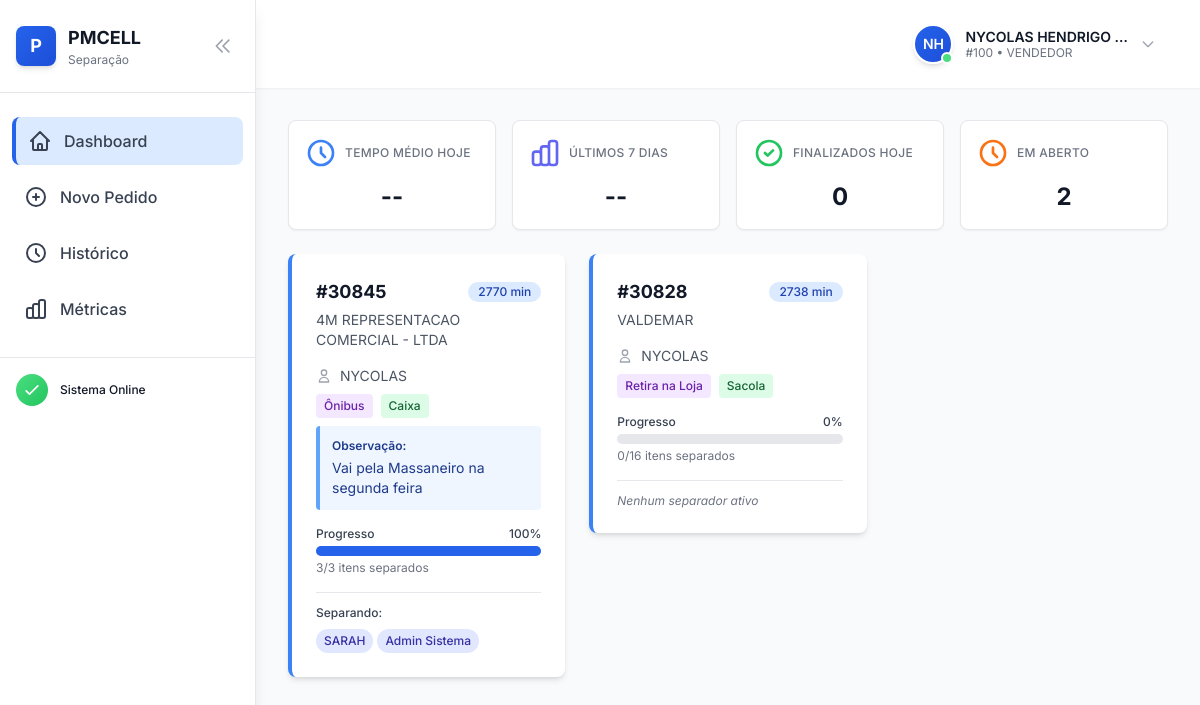
Screenshot of /dashboard/ (signed in) with the database file from the repository.
### core/models.py (models this page shows, shortened)
class Pedido(models.Model):
    numero_orcamento = models.CharField(
        max_length=20,
        unique=True,
        verbose_name='Número do Orçamento',
        help_text='Número único do orçamento (ex: 30567)'
    )
    codigo_cliente = models.CharField(
        max_length=50,
        verbose_name='Código do Cliente'
    )
    nome_cliente = models.CharField(
        max_length=200,
        verbose_name='Nome do Cliente'
    )
    vendedor = models.ForeignKey(
        Usuario,
        on_delete=models.PROTECT,
        related_name='pedidos_vendedor',
        verbose_name='Vendedor',
        help_text='Vendedor responsável pelo pedido'
    )
    data = models.CharField(
        max_length=10,
        verbose_name='Data do Orçamento',
        help_text='Data no formato DD/MM/AAAA'
    )
    logistica = models.CharField(
        max_length=20,
        choices=LogisticaChoices.choices,
        verbose_name='Tipo de Logística'
    )
    embalagem = models.CharField(
        max_length=10,
        choices=EmbalagemChoices.choices,
        verbose_name='Tipo de Embalagem'
    )
    status = models.CharField(
        max_length=20,
        choices=StatusPedidoChoices.choices,
        default=StatusPedidoChoices.EM_SEPARACAO,
        verbose_name='Status do Pedido'
    )
    observacoes = models.TextField(
        blank=True,
        null=True,
        verbose_name='Observações'
    )
    criado_em = models.DateTimeField(
        auto_now_add=True,
        verbose_name='Criado em'
    )
    data_inicio = models.DateTimeField(
        auto_now_add=True,
        verbose_name='Data de Início da Separação'
    )
    data_finalizacao = models.DateTimeField(
        blank=True,
        null=True,
        verbose_name='Data de Finalização'
    )
    class Meta:
        verbose_name = 'Pedido'
        verbose_name_plural = 'Pedidos'
        ordering = ['-criado_em']
        indexes = [
            models.Index(fields=['numero_orcamento']),
            models.Index(fields=['status']),
            models.Index(fields=['-criado_em']),
            models.Index(fields=['data_finalizacao']),  # Usado no HistoricoView
            models.Index(fields=['vendedor']),  # Usado em filtros
            models.Index(fields=['data_inicio']),  # Usado no Dashboard
            models.Index(fields=['status', 'data_inicio']),  # Índice composto para Dashboard
        ]

class Usuario(AbstractBaseUser):
    numero_login = models.IntegerField(
        unique=True,
        verbose_name='Número de Login',
        help_text='Número único para identificação do usuário'
    )
    nome = models.CharField(
        max_length=200,
        verbose_name='Nome Completo'
    )
    tipo = models.CharField(
        max_length=20,
        choices=TipoUsuario.choices,
        default=TipoUsuario.SEPARADOR,
        verbose_name='Tipo de Usuário'
    )
    ativo = models.BooleanField(
        default=True,
        verbose_name='Ativo'
    )
    is_admin = models.BooleanField(
        default=False,
        verbose_name='Administrador'
    )
    criado_em = models.DateTimeField(
        auto_now_add=True,
        verbose_name='Criado em'
    )
    atualizado_em = models.DateTimeField(
        auto_now=True,
        verbose_name='Atualizado em'
    )
    objects = UsuarioManager()
    USERNAME_FIELD = 'numero_login'
    REQUIRED_FIELDS = ['nome']
    class Meta:
        verbose_name = 'Usuário'
        verbose_name_plural = 'Usuários'
        ordering = ['numero_login']

### core/presentation/web/views.py (the view)
# urls.py: path('dashboard/', DashboardView.as_view(), name='dashboard'),
class DashboardView(View):
    template_name = 'dashboard.html'
    partial_template_name = 'partials/_pedidos_grid.html'
    items_per_page = 10
    def get(self, request):
        from django.core.paginator import Paginator
        from django.db.models import Q
        if 'usuario_id' not in request.session:
            return redirect('login')
        search_query = request.GET.get('search', '').strip()
        vendedor_id = request.GET.get('vendedor', '').strip()
        page_number = request.GET.get('page', 1)
        pedidos_queryset = self._get_pedidos_queryset()
        pedidos_queryset = self._apply_filters(pedidos_queryset, search_query, vendedor_id)
        paginator = Paginator(pedidos_queryset, self.items_per_page)
        page_obj = paginator.get_page(page_number)
        pedidos_data = [self._build_pedido_data(pedido) for pedido in page_obj]
        vendedores = self._get_vendedores()
        metricas_tempo = self._obter_metricas_tempo()
        from django.utils import timezone
        from datetime import datetime
        hoje = timezone.now().date()
        pedidos_finalizados_hoje = Pedido.objects.filter(
            status=StatusPedidoChoices.FINALIZADO,
            data_finalizacao__date=hoje
        ).count()
        pedidos_em_aberto = Pedido.objects.filter(
            status=StatusPedidoChoices.EM_SEPARACAO
        ).count()
        import random
        random.seed(hoje.toordinal())
        mensagens_empty_state = [
            {
                'titulo': 'Tudo certo por aqui!',
                'subtitulo': 'Nenhum pedido pendente. Aproveite o momento pra recarregar as energias ☕'
            },
            {
                'titulo': 'Tudo tranquilo na área de separação',
                'subtitulo': 'Nenhum pedido encontrado nos filtros aplicados. Que tal revisar ou aproveitar um café? ☕'
            },
            {
                'titulo': 'Hora do descanso merecido',
                'subtitulo': 'Nenhum pedido disponível. Use esse tempo pra alongar, respirar e voltar com tudo!'
            },
            {
                'titulo': 'Silêncio no estoque...',
                'subtitulo': 'Nenhum pedido em separação. Talvez seja o momento ideal para a Eliane pedir post-it rsrs'
            },
            {
                'titulo': 'Zerou a fila!',
                'subtitulo': 'Nenhum pedido pra separar. Pode comemorar (mas comemora baixo se o Zabin estiver perto)'
            },
            {
                'titulo': 'Fila zerada, energia recarregada',
                'subtitulo': 'Nenhum pedido em vista. Hora de alongar o mouse e dar aquele gole d\'água 💧'
            },
            {
                'titulo': 'Tudo sob controle',
                'subtitulo': 'Nenhum pedido para separar agora — sinal de que a equipe está mandando bem! 👏'
            }
        ]
        mensagem_do_dia = random.choice(mensagens_empty_state)
        usuario_obj = Usuario.objects.get(id=request.session.get('usuario_id'))
        import time
        cache_bust = int(time.time())  # Timestamp para cache-busting de imagens
        context = {
            'usuario': {
                'nome': request.session.get('nome'),
                'numero_login': request.session.get('numero_login'),
                'tipo': request.session.get('tipo'),
                'is_admin': usuario_obj.is_admin,
            },
            'pedidos': {
                'results': pedidos_data,
                'count': paginator.count,
                'num_pages': paginator.num_pages,
                'current_page': page_obj.number,
                'has_next': page_obj.has_next(),
                'has_previous': page_obj.has_previous(),
                'next_page_number': page_obj.next_page_number() if page_obj.has_next() else None,
                'previous_page_number': page_obj.previous_page_number() if page_obj.has_previous() else None,
            },
            'vendedores': vendedores,
            'search_query': search_query,
            'vendedor_id': vendedor_id,
            'metricas_tempo': metricas_tempo,
            'pedidos_finalizados_hoje': pedidos_finalizados_hoje,
            'pedidos_em_aberto': pedidos_em_aberto,
            'mensagem_do_dia': mensagem_do_dia,  # Mensagens rotativas para empty state
            'cache_bust': cache_bust  # Para forçar reload de imagens estáticas
        }
        if request.headers.get('HX-Request'):
            return render(request, self.partial_template_name, context)
        return render(request, self.template_name, context)
    def _get_pedidos_queryset(self):
        from core.models import Pedido, StatusPedidoChoices
        return Pedido.objects.filter(
            status=StatusPedidoChoices.EM_SEPARACAO
        ).select_related('vendedor').prefetch_related(
            'itens',
            'itens__separado_por'
        ).order_by('data_inicio')  # Mais antigos primeiro
    def _apply_filters(self, queryset, search_query, vendedor_id):
        from django.db.models import Q
        if search_query:
            queryset = queryset.filter(
                Q(numero_orcamento__icontains=search_query) |
                Q(nome_cliente__icontains=search_query)
            )
        if vendedor_id:
            try:
                queryset = queryset.filter(vendedor_id=int(vendedor_id))
            except (ValueError, TypeError):
                pass  # Ignorar IDs inválidos
        return queryset
    def _get_vendedores(self):
        from core.models import Usuario
        vendedores_cache = cache.get('dashboard_vendedores')
        if vendedores_cache is not None:
            logger.debug("Vendedores carregados do cache")
            return vendedores_cache
        vendedores = list(Usuario.objects.filter(
            tipo='VENDEDOR',
            ativo=True
        ).order_by('nome').values('id', 'nome', 'numero_login'))
        cache.set('dashboard_vendedores', vendedores, 300)
        logger.debug(f"Vendedores cacheados: {len(vendedores)} vendedores")
        return vendedores
    def _build_pedido_data(self, pedido):
        itens = pedido.itens.all()
        vendedor_primeiro_nome = pedido.vendedor.nome.split()[0] if pedido.vendedor and pedido.vendedor.nome else ""
        return {
            'pedido': pedido,
            'vendedor_primeiro_nome': vendedor_primeiro_nome,
            'tempo_decorrido_minutos': self._calcular_tempo_decorrido(pedido),
            'total_itens': len(itens),
            'itens_separados': self._contar_itens_separados(itens),
            'progresso_percentual': self._calcular_progresso(itens),
            'separadores': self._get_separadores_ativos(itens)
        }
    def _calcular_tempo_decorrido(self, pedido):
        from django.utils import timezone
        tempo_decorrido = timezone.now() - pedido.data_inicio
        return int(tempo_decorrido.total_seconds() / 60)
    def _contar_itens_separados(self, itens):
        return sum(1 for item in itens if item.separado or item.substituido)
    def _calcular_progresso(self, itens):
        total_itens = len(itens)
        if total_itens == 0:
            return 0
        itens_separados = self._contar_itens_separados(itens)
        return int((itens_separados / total_itens * 100))
    def _get_separadores_ativos(self, itens):
        from core.models import Usuario
        separadores_ids = set()
        for item in itens:
            if item.separado and item.separado_por:
                separadores_ids.add(item.separado_por.id)
        return list(Usuario.objects.filter(id__in=separadores_ids))
    def _obter_metricas_tempo(self):
        try:
            repository = DjangoPedidoRepository()
            use_case = ObterMetricasTempoUseCase(repository)
            metricas = use_case.execute()
            return use_case.to_dict(metricas)
        except Exception as e:
            logger.error(f"Erro ao obter métricas de tempo: {e}")
            return {
                'tempo_medio_hoje_minutos': None,
                'tempo_medio_7dias_minutos': None,
                'percentual_diferenca': None,
                'tendencia': 'sem_dados',
                'tempo_hoje_formatado': 'Sem dados',
                'tempo_7dias_formatado': 'Sem dados',
                'percentual_formatado': '',
            }

### templates/dashboard.html (shortened to what this page needs)
{% extends "base.html" %}
{% block content %}
{% include "partials/_sidebar_menu.html" %}
<div class="min-h-screen bg-gray-50 lg:pl-64">
    <header class="bg-white shadow-sm sticky top-0 z-30">
        <div class="max-w-7xl mx-auto px-4 sm:px-6 lg:px-8 py-4">
            <div class="flex justify-between items-center">
                <div class="flex items-center">
                    {% include "partials/_user_dropdown.html" %}
                </div>
            </div>
        </div>
    </header>
    <main class="max-w-7xl mx-auto px-4 sm:px-6 lg:px-8 py-8">
        {% include "partials/_indicadores_dashboard.html" %}
        {% include "partials/_pedidos_grid.html" %}
    </main>
</div>
{% endblock %}

### templates/partials/_card_pedido.html
<a href="{% url 'detalhe_pedido' pedido_id=pedido_data.pedido.id %}" class="block">
    <div class="bg-white rounded-lg shadow-md hover:shadow-xl transition-shadow duration-300 cursor-pointer border-l-4 border-blue-500" data-pedido-id="{{ pedido_data.pedido.id }}">
        <div class="p-6">
        <div class="mb-4">
            <div class="flex justify-between items-center gap-2 mb-1">
                <h3 class="text-lg font-bold text-gray-900">
                    #{{ pedido_data.pedido.numero_orcamento }}
                </h3>
                <span class="inline-flex items-center px-2.5 py-0.5 rounded-full text-xs font-medium bg-blue-100 text-blue-800 whitespace-nowrap">
                    {{ pedido_data.tempo_decorrido_minutos }} min
                </span>
            </div>
            <p class="text-sm text-gray-600">{{ pedido_data.pedido.nome_cliente }}</p>
        </div>
        <div class="space-y-2 mb-4">
            <div class="flex items-center text-sm text-gray-600">
                <svg class="h-4 w-4 mr-2 text-gray-400" fill="none" viewBox="0 0 24 24" stroke="currentColor">
                    <path stroke-linecap="round" stroke-linejoin="round" stroke-width="2" d="M16 7a4 4 0 11-8 0 4 4 0 018 0zM12 14a7 7 0 00-7 7h14a7 7 0 00-7-7z" />
                </svg>
                <span>{{ pedido_data.vendedor_primeiro_nome }}</span>
            </div>
            <div class="flex items-center gap-2">
                <span class="inline-flex items-center px-2 py-1 rounded text-xs font-medium bg-purple-100 text-purple-800">
                    {{ pedido_data.pedido.get_logistica_display }}
                </span>
                <span class="inline-flex items-center px-2 py-1 rounded text-xs font-medium bg-green-100 text-green-800">
                    {{ pedido_data.pedido.get_embalagem_display }}
                </span>
            </div>
            {% if pedido_data.pedido.observacoes %}
            <div class="mt-3 bg-blue-50 border-l-4 border-blue-400 p-3 rounded">
                <p class="text-xs font-semibold text-blue-900 mb-1">Observação:</p>
                <p class="text-sm text-blue-900">{{ pedido_data.pedido.observacoes }}</p>
            </div>
            {% endif %}
        </div>
        <div class="mb-4">
            <div class="flex justify-between items-center mb-1">
                <span class="text-xs font-medium text-gray-700">Progresso</span>
                <span class="text-xs font-medium text-gray-700 progress-text">{{ pedido_data.progresso_percentual }}%</span>
            </div>
            <div class="w-full bg-gray-200 rounded-full h-2.5">
                <div class="progress-bar bg-blue-600 h-2.5 rounded-full transition-all duration-300" style="width: {{ pedido_data.progresso_percentual }}%"></div>
            </div>
            <p class="text-xs text-gray-500 mt-1 contador-itens">{{ pedido_data.itens_separados }}/{{ pedido_data.total_itens }} itens separados</p>
        </div>
        {% if pedido_data.separadores %}
        <div class="border-t border-gray-200 pt-3">
            <p class="text-xs font-medium text-gray-700 mb-2">Separando:</p>
            <div class="flex flex-wrap gap-1">
                {% for separador in pedido_data.separadores %}
                <span class="inline-flex items-center px-2 py-1 rounded-full text-xs font-medium bg-indigo-100 text-indigo-800">
                    {{ separador.nome }}
                </span>
                {% endfor %}
            </div>
        </div>
        {% else %}
        <div class="border-t border-gray-200 pt-3">
            <p class="text-xs text-gray-500 italic">Nenhum separador ativo</p>
        </div>
        {% endif %}
        </div>
    </div>
</a>

### rows the page displays
Pedido: pedido.numero_orcamento "30845", tempo_decorrido_minutos "2770", pedido.nome_cliente "4M REPRESENTACAO COMERCIAL - LTDA", vendedor_primeiro_nome "NYCOLAS", pedido.logistica "Ônibus", pedido.embalagem "Caixa", pedido.observacoes "Vai pela Massaneiro na segunda feira", progresso_percentual "100", itens_separados "3", total_itens "3"
Usuario: nome "SARAH"
Usuario: nome "Admin Sistema"
Pedido: pedido.numero_orcamento "30828", tempo_decorrido_minutos "2738", pedido.nome_cliente "VALDEMAR", vendedor_primeiro_nome "NYCOLAS", pedido.logistica "Retira na Loja", pedido.embalagem "Sacola", progresso_percentual "0", itens_separados "0", total_itens "16", shows "Nenhum separador ativo"

### other values shown
{{ names.0.0|upper }} "N"
{{ names.1.0|upper }} "H"
{{ usuario.nome|truncatewords:2 }} "NYCOLAS…"
{{ usuario.numero_login }} "100"
{{ usuario.tipo }} "VENDEDOR"
{{ pedidos_finalizados_hoje }} "0"
{{ pedidos_em_aberto }} "2"
